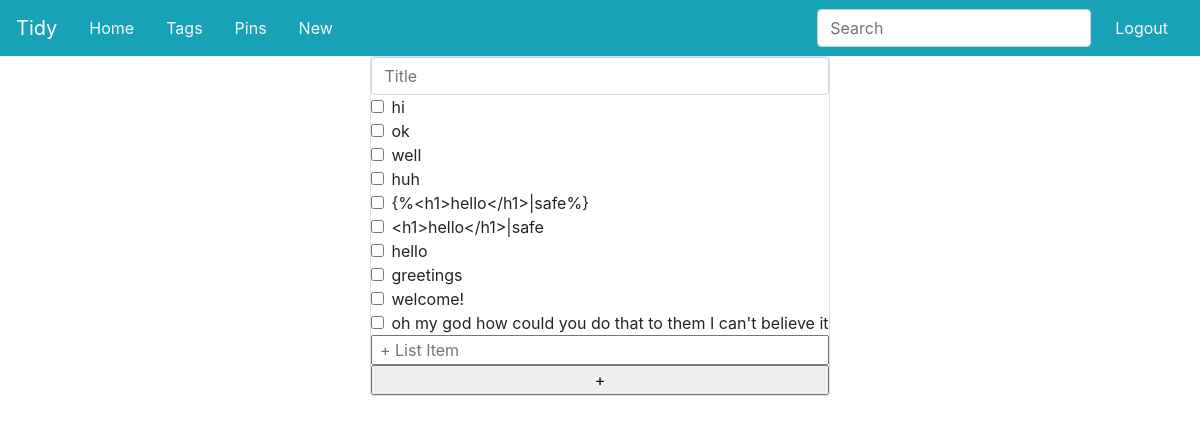
The page /index (signed in) on the database as committed earlier.
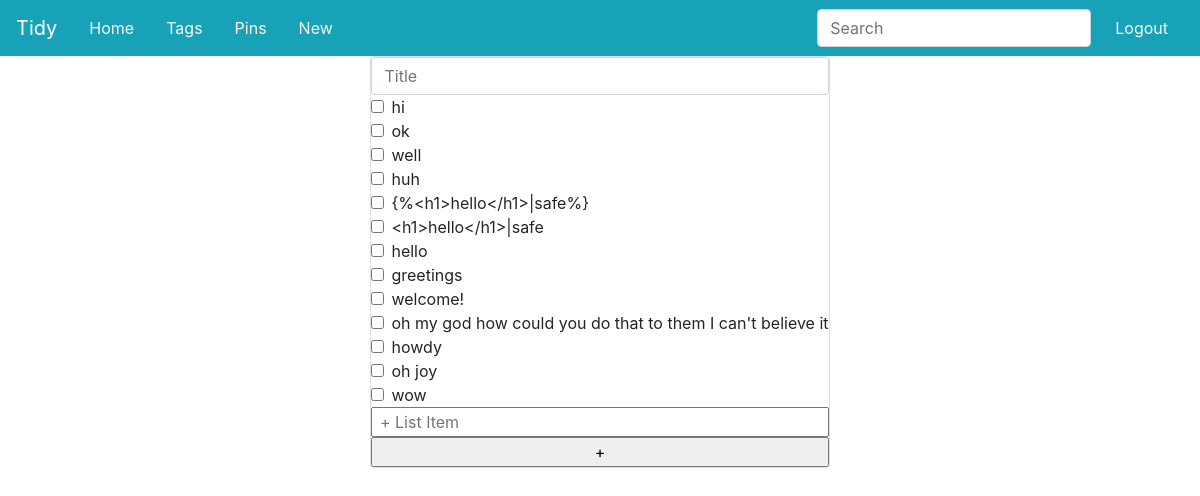
The same page on the database as committed later.
### app/models.py (models this page shows, shortened)
class Entries(db.Model):
    __tablename__='Entries'
    id=db.Column(db.Integer,primary_key=True)
    user_id=db.Column(db.Integer,db.ForeignKey('User.id'),index=True)
    text=db.Column(db.String)
    date_created=db.Column(db.DateTime,default=datetime.now())
    tags = db.relationship("Tags",secondary=tag_map)

### app/routes.py (the view, shortened to what this page needs)
@app.route('/', methods=['GET','POST'])
@app.route('/index', methods=['GET','POST'])
@login_required
def index():
    uTags = Tags.query.join(Entries.tags).filter(Entries.user_id==current_user.id).all()
    list = Entries.query.filter_by(user_id=current_user.id).all()
    return render_template('list.html',list=list)

### app/models.py (called while the page is built)
@login.user_loader
def load_user(id):
    return User.query.get(int(id))

### app/templates/list.html (shortened to what this page needs)
{% extends 'base.html' %}
{% block app_content %}
<div class="container">
  <div class="row">
    <form class="mx-auto card"  id='list' action="{{url_for('tag_list',tag=head)}}" method="POST">
     {% if readonly %}
      <input type="text" value="{{head}}" placeholder="Title" autocomplete="off" class="form-control"  name="tag" readonly>
      {%else%}
      <input type="text" value="{{head}}" placeholder="Title" autocomplete="off" class="form-control"  name="tag">
      {% endif %}
      {% for entry in list%}
        <div class="form-check">
          <input class="form-check-input" type="checkbox" value="" id="entry{{entry.id}}">
          <label class="form-check-label" for="entry{{entry.id}}">
              {{entry.text}}
          </label>
        </div>
      {% endfor %}
      <input type="text" placeholder=" + List Item" autocomplete="off" name="entry" autofocus>
      <input type="submit" value="+" name="add">
    </form>
  </div>
</div>
{% endblock %}

### app/templates/base.html (shortened to what this page needs)
{% extends 'bootstrap/base.html' %}
{% block navbar %}
<div class="Header">
  <nav class="navbar d-flex bg-info navbar-dark">
    <a class="navbar-brand" href={{url_for("index")}}>Tidy</a>
        <a class="nav-link text-light" href='{{url_for("index")}}'>Home</a>
    {% if current_user.is_authenticated %}
        <a class="nav-link text-light" href="{{url_for('tags')}}">Tags</a>
        <a class="nav-link text-light" href="">Pins</a>
        <a class="nav-link text-light" href="">New</a>
    <form class="form-inline ml-auto my-2 my-lg-0">
      <input class="form-control mr-sm-2" type="search" placeholder="Search" aria-label="Search" />
    </form>
    <a class="nav-link text-light" href='{{url_for("logout")}}'>Logout</a>
    {% else %}
    <a class="nav-link text-light ml-auto" href='{{url_for("login")}}'>Login</a>
    <a class="nav-link text-light" href='{{url_for("register")}}'>Register</a>
    {% endif %}
    </nav>
</div>
{% endblock %}
{% block content %}
  {% block app_content %}
  {% endblock %}
{% endblock %}
{% block styles %}
  <link rel="stylesheet" href="https://maxcdn.bootstrapcdn.com/bootstrap/4.0.0/css/bootstrap.min.css">
  <link rel="stylesheet" href="../static/css/main.css">
{% endblock %}

Rows that differ between the two databases and show on the page:
added Entries: text "howdy"
added Entries: text "oh joy"
added Entries: text "wow"
